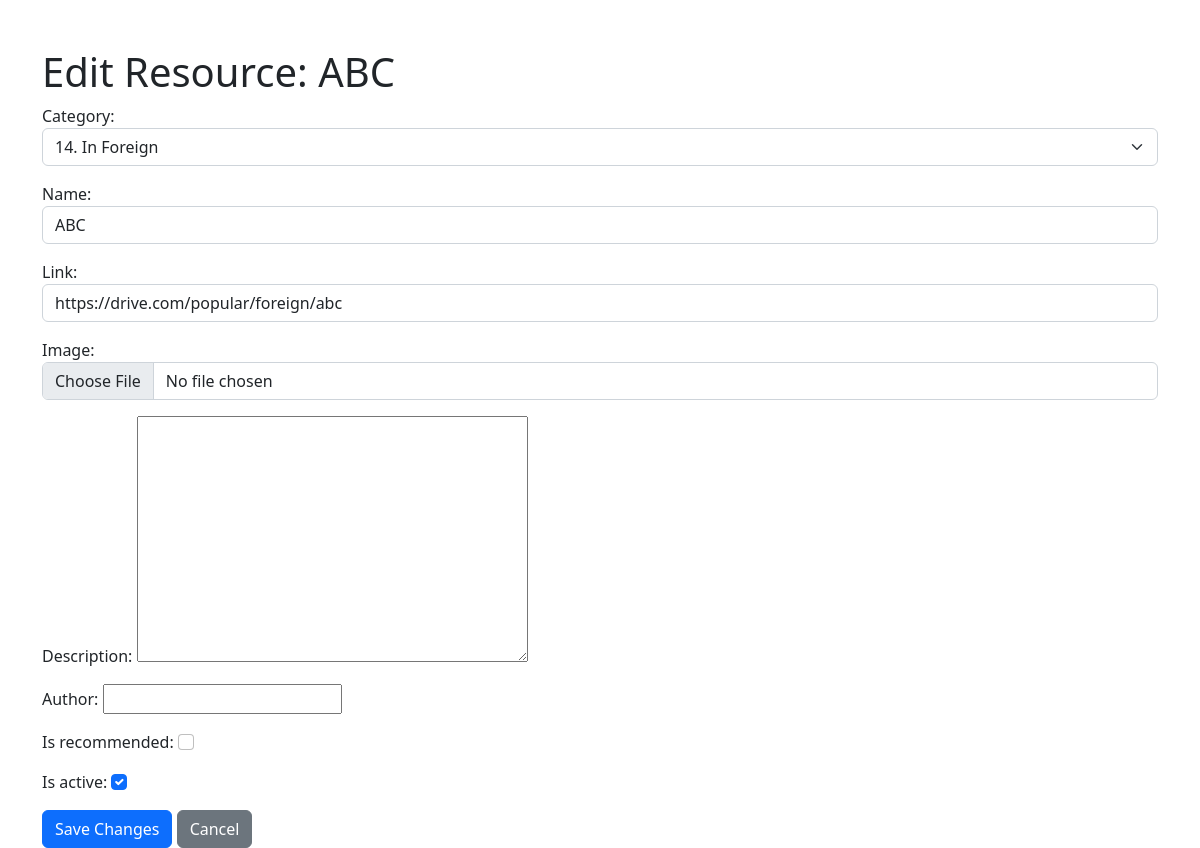
/adminPanel/resource/edit/3/, run on an earlier commit of the app's database.
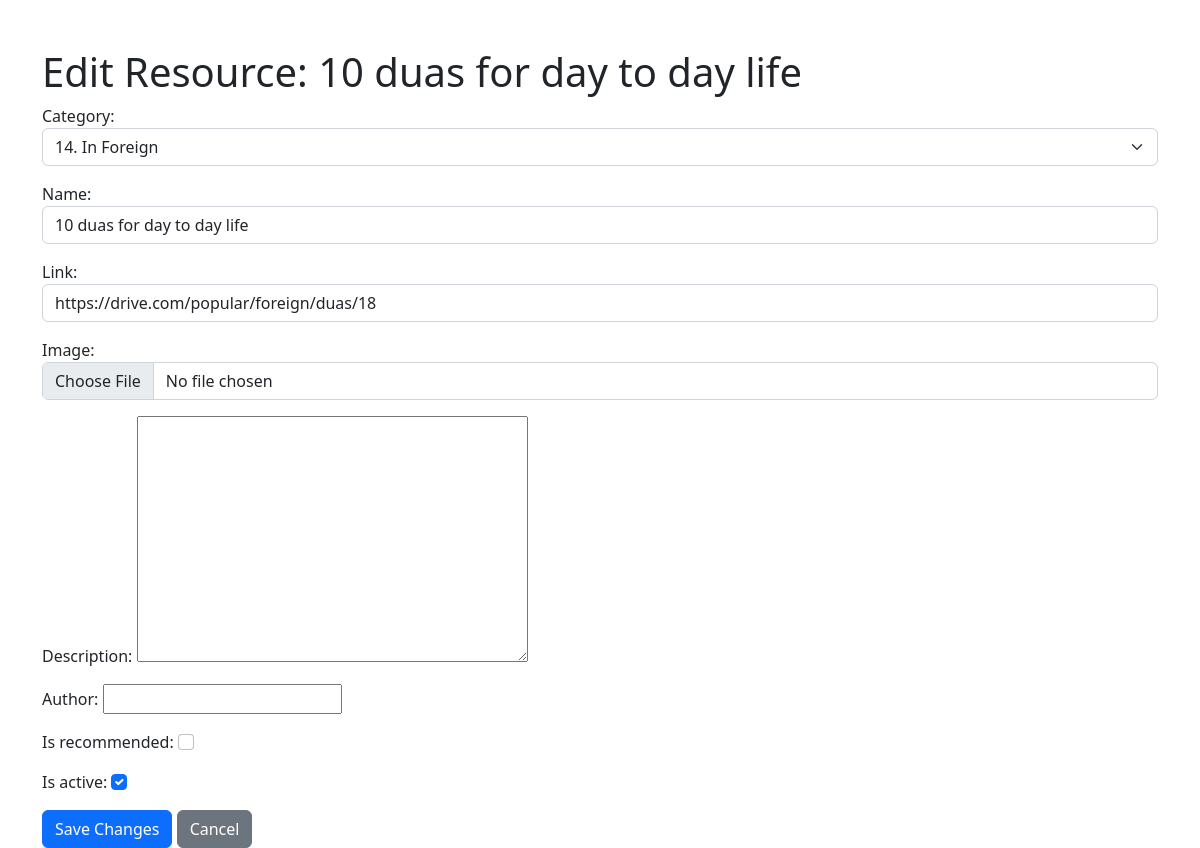
And on a later commit of the database.
### AdminPanel/models.py (models this page shows, shortened)
class Resource(models.Model):
    id = models.AutoField(primary_key=True)
    name = models.CharField(max_length=300)
    link = models.URLField(blank=True)
    image = models.ImageField(upload_to='resource_images/', blank=True)
    description = models.TextField(blank=True)
    author = models.CharField(max_length=100, blank=True)
    category = models.ForeignKey(Category, on_delete=models.CASCADE)
    order = models.PositiveSmallIntegerField(default=0, blank=True)
    is_active = models.BooleanField(default=True)
    is_recommended = models.BooleanField(default=False)

class Category(models.Model):
    name = models.CharField(max_length=300)
    parent_category = models.ForeignKey('self', null=True, blank=True, on_delete=models.CASCADE)
    image = models.ImageField(upload_to='category_images/', blank=True)
    order = models.PositiveSmallIntegerField(default=0, blank=True)
    is_active = models.BooleanField(default=True)
    def __str__(self):
        return f"{self.id}. {self.name}"

### AdminPanel/views.py (the view, shortened to what this page needs)
# urls.py: path('resource/edit/<int:resource_id>/', EditResourceView.as_view(), name='edit-resource'),
class EditResourceView(FormView):
    template_name = 'AdminPanel/edit_resource.html'
    form_class = EditResourceForm
    def get_form(self, *args, **kwargs):
        self.resource = get_object_or_404(Resource, pk=self.kwargs['resource_id'])
        return self.form_class(instance=self.resource, **self.get_form_kwargs())

### AdminPanel/forms.py
class EditResourceForm(forms.ModelForm):
    class Meta:
        model = Resource
        fields = ['category', 'name', 'link', 'image', 'description', 'author', 'is_recommended', 'is_active']
        widgets = {
            'category': forms.Select(attrs={'class': 'form-select'}),
            'name': forms.TextInput(attrs={'class': 'form-control'}),
            'link': forms.TextInput(attrs={'class': 'form-control'}),
            'image': forms.ClearableFileInput(attrs={'class': 'form-control'}),
            'is_recommended': forms.CheckboxInput(attrs={'class': 'form-check-input'}),
            'is_active': forms.CheckboxInput(attrs={'class': 'form-check-input'}),
        }

### AdminPanel/templates/AdminPanel/edit_resource.html (shortened to what this page needs)
<!DOCTYPE html>
<html lang="en">
<head>
    <link rel="stylesheet" href="https://cdn.jsdelivr.net/npm/bootstrap@5.2.3/dist/css/bootstrap.min.css">
</head>
<body>
    <div class="container mt-5">
        <h1>Edit Resource: {{ form.instance.name }}</h1>
        <form method="post" enctype="multipart/form-data">
            {{ form.as_p }}
            <button type="submit" class="btn btn-primary">Save Changes</button>
            <a href="{% url 'AdminPanel:dashboard' %}" class="btn btn-secondary">Cancel</a>
        </form>
    </div>
</body>
</html>

What changed in the data, as far as the page shows it:
changed Resource "14. In Foreign": instance.name "ABC" → "10 duas for day to day life"; link "https://drive.com/popular/foreign/abc" → "https://drive.com/popular/foreign/duas/18"
computed for Category: name "ABC" → "10 duas for day to day life"
